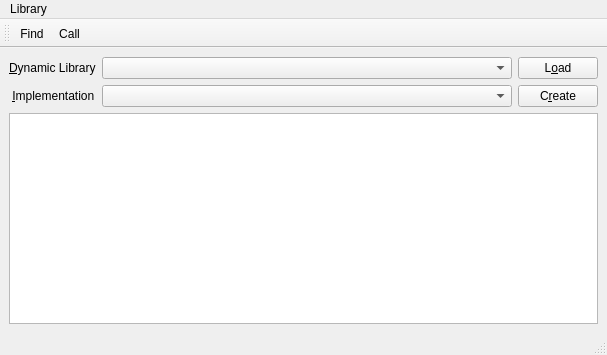
<?xml version="1.0" encoding="UTF-8"?>
<ui version="4.0">
 <class>MainWindow</class>
 <widget class="QMainWindow" name="MainWindow">
  <property name="geometry">
   <rect>
    <x>0</x>
    <y>0</y>
    <width>607</width>
    <height>355</height>
   </rect>
  </property>
  <property name="sizePolicy">
   <sizepolicy hsizetype="Preferred" vsizetype="Preferred">
    <horstretch>0</horstretch>
    <verstretch>0</verstretch>
   </sizepolicy>
  </property>
  <property name="windowTitle">
   <string>Runtime Dynamic Library Loader Test</string>
  </property>
  <property name="autoFillBackground">
   <bool>true</bool>
  </property>
  <widget class="QWidget" name="centralwidget">
   <layout class="QGridLayout" name="gridLayout">
    <item row="0" column="0">
     <widget class="QLabel" name="labelNameLibrary">
      <property name="sizePolicy">
       <sizepolicy hsizetype="Minimum" vsizetype="Minimum">
        <horstretch>0</horstretch>
        <verstretch>0</verstretch>
       </sizepolicy>
      </property>
      <property name="text">
       <string>&amp;Dynamic Library</string>
      </property>
      <property name="buddy">
       <cstring>comboBoxLibrary</cstring>
      </property>
     </widget>
    </item>
    <item row="0" column="1">
     <widget class="QComboBox" name="comboBoxLibrary">
      <property name="sizePolicy">
       <sizepolicy hsizetype="MinimumExpanding" vsizetype="Fixed">
        <horstretch>0</horstretch>
        <verstretch>0</verstretch>
       </sizepolicy>
      </property>
     </widget>
    </item>
    <item row="0" column="2">
     <widget class="QPushButton" name="pushButtonLoad">
      <property name="text">
       <string>L&amp;oad</string>
      </property>
     </widget>
    </item>
    <item row="2" column="0" colspan="3">
     <widget class="QListView" name="listViewLog">
      <property name="editTriggers">
       <set>QAbstractItemView::NoEditTriggers</set>
      </property>
     </widget>
    </item>
    <item row="1" column="0">
     <widget class="QLabel" name="labelNameClass">
      <property name="sizePolicy">
       <sizepolicy hsizetype="Minimum" vsizetype="Minimum">
        <horstretch>0</horstretch>
        <verstretch>0</verstretch>
       </sizepolicy>
      </property>
      <property name="text">
       <string> &amp;Implementation</string>
      </property>
      <property name="buddy">
       <cstring>comboBoxClass</cstring>
      </property>
     </widget>
    </item>
    <item row="1" column="1">
     <widget class="QComboBox" name="comboBoxClass">
      <property name="sizePolicy">
       <sizepolicy hsizetype="MinimumExpanding" vsizetype="Fixed">
        <horstretch>0</horstretch>
        <verstretch>0</verstretch>
       </sizepolicy>
      </property>
     </widget>
    </item>
    <item row="1" column="2">
     <widget class="QPushButton" name="pushButtonCreate">
      <property name="text">
       <string>C&amp;reate</string>
      </property>
     </widget>
    </item>
   </layout>
  </widget>
  <widget class="QMenuBar" name="menubar">
   <property name="geometry">
    <rect>
     <x>0</x>
     <y>0</y>
     <width>607</width>
     <height>29</height>
    </rect>
   </property>
   <widget class="QMenu" name="menuLibrary">
    <property name="title">
     <string>Library</string>
    </property>
    <addaction name="actionFindLibs"/>
   </widget>
   <addaction name="menuLibrary"/>
  </widget>
  <widget class="QStatusBar" name="statusbar"/>
  <widget class="QToolBar" name="toolBar">
   <property name="windowTitle">
    <string>toolBar</string>
   </property>
   <property name="toolButtonStyle">
    <enum>Qt::ToolButtonTextBesideIcon</enum>
   </property>
   <attribute name="toolBarArea">
    <enum>TopToolBarArea</enum>
   </attribute>
   <attribute name="toolBarBreak">
    <bool>false</bool>
   </attribute>
   <addaction name="actionFindLibs"/>
   <addaction name="actionCall"/>
  </widget>
  <action name="actionFindLibs">
   <property name="text">
    <string>&amp;Find</string>
   </property>
   <property name="toolTip">
    <string>Find libraries to populate the list</string>
   </property>
  </action>
  <action name="actionCall">
   <property name="text">
    <string>&amp;Call</string>
   </property>
   <property name="toolTip">
    <string>Calls a virtual function the derived class.</string>
   </property>
  </action>
 </widget>
 <tabstops>
  <tabstop>comboBoxLibrary</tabstop>
  <tabstop>pushButtonLoad</tabstop>
  <tabstop>comboBoxClass</tabstop>
  <tabstop>pushButtonCreate</tabstop>
  <tabstop>listViewLog</tabstop>
 </tabstops>
 <resources>
  <include location="main.qrc"/>
 </resources>
 <connections/>
</ui>
